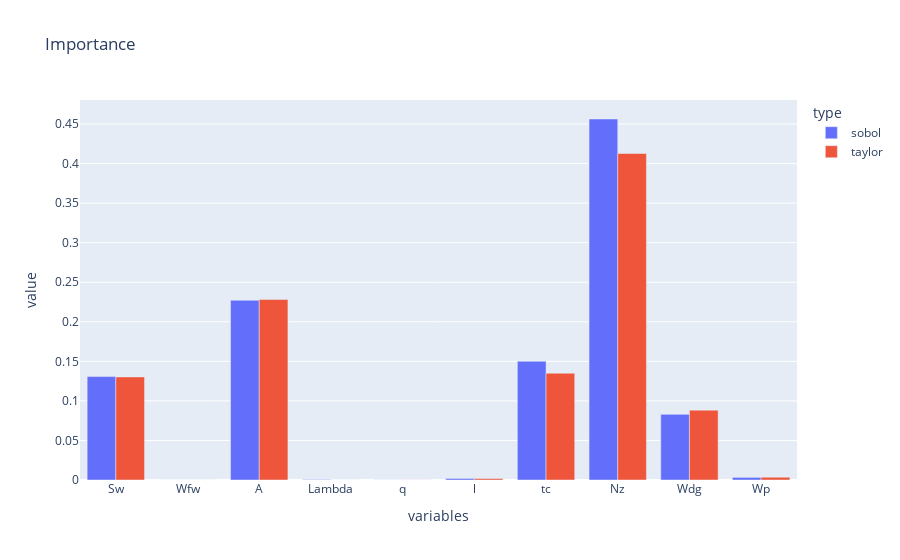

The code cell stored with this chart in its notebook:
### Markdown cell above
> 17. En déduire une estimation des indices de Sobol totaux de chacune des composantes de X. En appliquant le même critère que pour les facteurs d’importance issus du développement de Taylor, quels sont les composantes influentes et celles qui ne le sont pas? Comparer avec le classement obtenu précédemment.

### Code cell
threshold = 0.005  # 0.5% threshold
influential_components = []
non_influential_components = []

# Seuil d'importance
threshold = 0.005

important_components = []
negligible_components = []

for i, index in enumerate(total_sobol_indices):
    if index > threshold:
        influential_components.append(i)
    else:
        non_influential_components.append(i)

print("Composantes importantes:", nom_sources[influential_components])
print("Composantes négligeables:", nom_sources[non_influential_components])

df1 = pd.DataFrame({})
df1["value"]=np.array(total_sobol_indices)
df1["variables"]=nom_sources_list
df1["type"]=["sobol" for _ in range(len(nom_sources_list))]

df2=pd.DataFrame({})
df2["value"]=(np.array(importance_factors))
df2["variables"]=(nom_sources_list)
df2["type"]=(["taylor" for _ in range(len(nom_sources_list))])

df=df1.append(df2)
fig = px.bar(df,x="variables", y="value",color="type", title='Importance',barmode='group')
sb.barplot(df,x="variables", y="value", hue="type")
fig.show()

### Figure 1 — Plotly figure (JSON) as saved in the notebook; plotly's stock layout.template omitted (floating-point values rounded to 4 significant figures)
{"data": [{"alignmentgroup": "True", "hovertemplate": "type=sobol<br>variables=%{x}<br>value=%{y}<extra></extra>", "legendgroup": "sobol", "marker": {"color": "#636efa", "pattern": {"shape": ""}}, "name": "sobol", "offsetgroup": "sobol", "orientation": "v", "showlegend": true, "textposition": "auto", "type": "bar", "x": ["Sw", "Wfw", "A", "Lambda", "q", "l", "tc", "Nz", "Wdg", "Wp"], "xaxis": "x", "y": [0.1307, 3.236e-06, 0.2273, 0.0005227, 9.021e-05, 0.001948, 0.1501, 0.4564, 0.083, 0.003289], "yaxis": "y"}, {"alignmentgroup": "True", "hovertemplate": "type=taylor<br>variables=%{x}<br>value=%{y}<extra></extra>", "legendgroup": "taylor", "marker": {"color": "#EF553B", "pattern": {"shape": ""}}, "name": "taylor", "offsetgroup": "taylor", "orientation": "v", "showlegend": true, "textposition": "auto", "type": "bar", "x": ["Sw", "Wfw", "A", "Lambda", "q", "l", "tc", "Nz", "Wdg", "Wp"], "xaxis": "x", "y": [0.1303, 2.94e-06, 0.2282, 0, 8.251e-05, 0.001803, 0.135, 0.4128, 0.08833, 0.003516], "yaxis": "y"}], "layout": {"barmode": "group", "legend": {"title": {"text": "type"}, "tracegroupgap": 0}, "title": {"text": "Importance"}, "xaxis": {"anchor": "y", "domain": [0, 1], "title": {"text": "variables"}}, "yaxis": {"anchor": "x", "domain": [0, 1], "title": {"text": "value"}}}}
